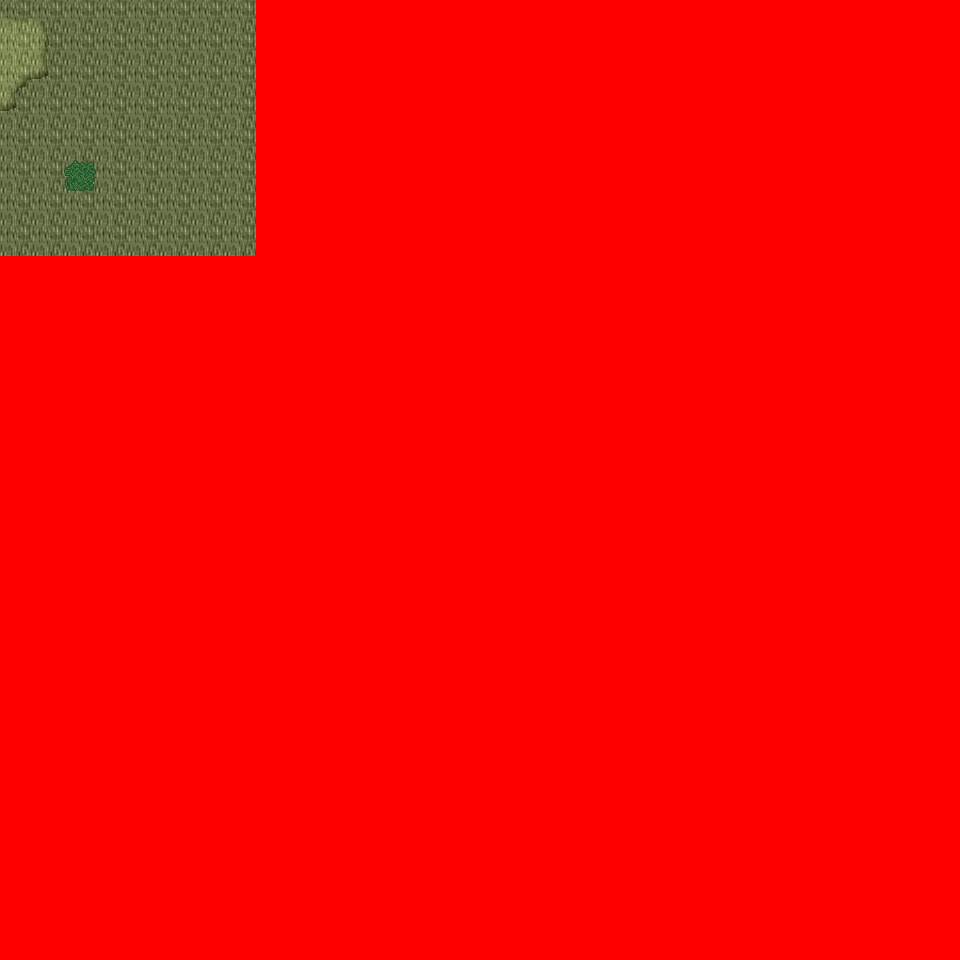

Below is a game level as drawn by its tile map, then a one-line description and the .tmx that defines it (tile-layer data replaced by summaries):
An orthogonal 30x30 tile map with 32x32 px tiles, 6 tile layers (Ground, Object, Object2, Above, ...), 47 tilesets and 2 objects (2x mapchange).

<map version="1.0" orientation="orthogonal" renderorder="right-down" width="30" height="30" tilewidth="32" tileheight="32" nextobjectid="3">
  <tileset firstgid="1" name="tileset_logic_collision" tilewidth="32" tileheight="32" tilecount="1" columns="1">
    <image source="../drawable/tileset_logic_collision.png" width="32" height="32" />
  </tileset>
  <tileset firstgid="2" name="tileset_ground_ground" tilewidth="32" tileheight="32" tilecount="33" columns="3">
    <image source="../drawable/tileset_ground_ground.png" width="96" height="352" />
  </tileset>
  <tileset firstgid="35" name="tileset_building_castle" tilewidth="32" tileheight="32" tilecount="320" columns="20">
    <image source="../drawable/tileset_building_castle.png" width="640" height="512" />
  </tileset>
  <tileset firstgid="355" name="tileset_ground_brown_paving" tilewidth="32" tileheight="32" tilecount="2" columns="2">
    <image source="../drawable/tileset_ground_brown_paving.png" width="64" height="32" />
  </tileset>
  <tileset firstgid="357" name="tileset_ground_water_water_bubbles" tilewidth="32" tileheight="32" tilecount="32" columns="8">
    <image source="../drawable/tileset_ground_water_water_bubbles.png" width="256" height="128" />
  </tileset>
  <tileset firstgid="389" name="tileset_ground_indoor_black_hole" tilewidth="32" tileheight="32" tilecount="12" columns="3">
    <image source="../drawable/tileset_ground_indoor_black_hole.png" width="96" height="128" />
  </tileset>
  <tileset firstgid="401" name="tileset_ground_ridge_earth_dark" tilewidth="32" tileheight="32" tilecount="96" columns="12">
    <image source="../drawable/tileset_ground_ridge_earth_dark.png" width="384" height="256" />
  </tileset>
  <tileset firstgid="497" name="tileset_building_roof_red" tilewidth="32" tileheight="32" tilecount="20" columns="5">
    <image source="../drawable/tileset_building_roof_red.png" width="160" height="128" />
  </tileset>
  <tileset firstgid="517" name="tileset_building_wall_wall_brown" tilewidth="32" tileheight="32" tilecount="12" columns="3">
    <image source="../drawable/tileset_building_wall_wall_brown.png" width="96" height="128" />
  </tileset>
  <tileset firstgid="529" name="tileset_plant_bush_bushes" tilewidth="32" tileheight="32" tilecount="10" columns="5">
    <image source="../drawable/tileset_plant_bush_bushes.png" width="160" height="64" />
  </tileset>
  <tileset firstgid="539" name="tileset_plant_leaves" tilewidth="32" tileheight="32" tilecount="8" columns="4">
    <image source="../drawable/tileset_plant_leaves.png" width="128" height="64" />
  </tileset>
  <tileset firstgid="547" name="tileset_object_well" tilewidth="32" tileheight="32" tilecount="4" columns="2">
    <image source="../drawable/tileset_object_well.png" width="64" height="64" />
  </tileset>
  <tileset firstgid="551" name="tileset_building_wall_wood" tilewidth="32" tileheight="32" tilecount="16" columns="4">
    <image source="../drawable/tileset_building_wall_wood.png" width="128" height="128" />
  </tileset>
  <tileset firstgid="567" name="tileset_ground_earth_edges" tilewidth="32" tileheight="32" tilecount="18" columns="6">
    <image source="../drawable/tileset_ground_earth_edges.png" width="192" height="96" />
  </tileset>
  <tileset firstgid="585" name="tileset_ground_grass_corners" tilewidth="32" tileheight="32" tilecount="24" columns="6">
    <image source="../drawable/tileset_ground_grass_corners.png" width="192" height="128" />
  </tileset>
  <tileset firstgid="609" name="tileset_ground_rock_pebbles" tilewidth="32" tileheight="32" tilecount="3" columns="1">
    <image source="../drawable/tileset_ground_rock_pebbles.png" width="32" height="96" />
  </tileset>
  <tileset firstgid="612" name="tileset_furniture_other_stick" tilewidth="32" tileheight="32" tilecount="2" columns="1">
    <image source="../drawable/tileset_furniture_other_stick.png" width="32" height="64" />
  </tileset>
  <tileset firstgid="614" name="tileset_plant_grasses" tilewidth="32" tileheight="32" tilecount="6" columns="3">
    <image source="../drawable/tileset_plant_grasses.png" width="96" height="64" />
  </tileset>
  <tileset firstgid="620" name="tileset_item_armor_sword_rack" tilewidth="32" tileheight="32" tilecount="4" columns="2">
    <image source="../drawable/tileset_item_armor_sword_rack.png" width="64" height="64" />
  </tileset>
  <tileset firstgid="624" name="tileset_building_roof_yellow" tilewidth="32" tileheight="32" tilecount="20" columns="5">
    <image source="../drawable/tileset_building_roof_yellow.png" width="160" height="128" />
  </tileset>
  <tileset firstgid="644" name="tileset_building_roof_blue" tilewidth="32" tileheight="32" tilecount="20" columns="5">
    <image source="../drawable/tileset_building_roof_blue.png" width="160" height="128" />
  </tileset>
  <tileset firstgid="664" name="tileset_plant_tree_tree_darkgreen" tilewidth="32" tileheight="32" tilecount="88" columns="8">
    <image source="../drawable/tileset_plant_tree_tree_darkgreen.png" width="256" height="352" />
  </tileset>
  <tileset firstgid="752" name="tileset_building_door_door_n" tilewidth="32" tileheight="32" tilecount="6" columns="3">
    <image source="../drawable/tileset_building_door_door_n.png" width="96" height="64" />
  </tileset>
  <tileset firstgid="758" name="tileset_item_pot_dark_barrel" tilewidth="32" tileheight="32" tilecount="2" columns="1">
    <image source="../drawable/tileset_item_pot_dark_barrel.png" width="32" height="64" />
  </tileset>
  <tileset firstgid="760" name="tileset_building_roof_green" tilewidth="32" tileheight="32" tilecount="20" columns="5">
    <image source="../drawable/tileset_building_roof_green.png" width="160" height="128" />
  </tileset>
  <tileset firstgid="780" name="tileset_building_wall_stone" tilewidth="32" tileheight="32" tilecount="12" columns="3">
    <image source="../drawable/tileset_building_wall_stone.png" width="96" height="128" />
  </tileset>
  <tileset firstgid="792" name="tileset_item_statue_metal_and_stone" tilewidth="32" tileheight="32" tilecount="6" columns="3">
    <image source="../drawable/tileset_item_statue_metal_and_stone.png" width="96" height="64" />
  </tileset>
  <tileset firstgid="798" name="tileset_ground_ladder_steps" tilewidth="32" tileheight="32" tilecount="6" columns="3">
    <image source="../drawable/tileset_ground_ladder_steps.png" width="96" height="64" />
  </tileset>
  <tileset firstgid="804" name="tileset_item_armor_armor" tilewidth="32" tileheight="32" tilecount="4" columns="4">
    <image source="../drawable/tileset_item_armor_armor.png" width="128" height="32" />
  </tileset>
  <tileset firstgid="808" name="tileset_ground_ladder_horizontal_dark" tilewidth="32" tileheight="32" tilecount="3" columns="1">
    <image source="../drawable/tileset_ground_ladder_horizontal_dark.png" width="32" height="96" />
  </tileset>
  <tileset firstgid="811" name="tileset_building_door_closed" tilewidth="32" tileheight="32" tilecount="1" columns="1">
    <image source="../drawable/tileset_building_door_closed.png" width="32" height="32" />
  </tileset>
  <tileset firstgid="812" name="tileset_ground_green_paving" tilewidth="32" tileheight="32" tilecount="18" columns="3">
    <image source="../drawable/tileset_ground_green_paving.png" width="96" height="192" />
  </tileset>
  <tileset firstgid="830" name="tileset_ground_earth_edges_yellowgreen" tilewidth="32" tileheight="32" tilecount="15" columns="5">
    <image source="../drawable/tileset_ground_earth_edges_yellowgreen.png" width="160" height="96" />
  </tileset>
  <tileset firstgid="845" name="tileset_ground_grass_2" tilewidth="32" tileheight="32" tilecount="21" columns="3">
    <image source="../drawable/tileset_ground_grass_2.png" width="96" height="224" />
  </tileset>
  <tileset firstgid="866" name="tileset_plant_tree_spruce" tilewidth="32" tileheight="32" tilecount="6" columns="2">
    <image source="../drawable/tileset_plant_tree_spruce.png" width="64" height="96" />
  </tileset>
  <tileset firstgid="872" name="tileset_plant_tree_evergreen" tilewidth="32" tileheight="32" tilecount="36" columns="3">
    <image source="../drawable/tileset_plant_tree_evergreen.png" width="96" height="384" />
  </tileset>
  <tileset firstgid="908" name="tileset_plant_stump_stump_pale_brown" tilewidth="32" tileheight="32" tilecount="4" columns="2">
    <image source="../drawable/tileset_plant_stump_stump_pale_brown.png" width="64" height="64" />
  </tileset>
  <tileset firstgid="912" name="tileset_plant_bush_bricked_bushes" tilewidth="32" tileheight="32" tilecount="6" columns="2">
    <image source="../drawable/tileset_plant_bush_bricked_bushes.png" width="64" height="96" />
  </tileset>
  <tileset firstgid="918" name="tileset_item_statue_wolf_statue" tilewidth="32" tileheight="32" tilecount="6" columns="2">
    <image source="../drawable/tileset_item_statue_wolf_statue.png" width="64" height="96" />
  </tileset>
  <tileset firstgid="924" name="tileset_item_pot_pot_tall" tilewidth="32" tileheight="32" tilecount="2" columns="1">
    <image source="../drawable/tileset_item_pot_pot_tall.png" width="32" height="64" />
  </tileset>
  <tileset firstgid="926" name="tileset_furniture_chair_bench_wooden" tilewidth="32" tileheight="32" tilecount="8" columns="2">
    <image source="../drawable/tileset_furniture_chair_bench_wooden.png" width="64" height="128" />
  </tileset>
  <tileset firstgid="934" name="tileset_item_statue_plants_potted_stone" tilewidth="32" tileheight="32" tilecount="6" columns="3">
    <image source="../drawable/tileset_item_statue_plants_potted_stone.png" width="96" height="64" />
  </tileset>
  <tileset firstgid="940" name="tileset_ground_dry_grass" tilewidth="32" tileheight="32" tilecount="54" columns="9">
    <image source="../drawable/tileset_ground_dry_grass.png" width="288" height="192" />
  </tileset>
  <tileset firstgid="994" name="tileset_furniture_light_dark_torch" tilewidth="32" tileheight="32" tilecount="8" columns="2">
    <image source="../drawable/tileset_furniture_light_dark_torch.png" width="64" height="128" />
  </tileset>
  <tileset firstgid="1002" name="tileset_ground_ladder_vertical_dark" tilewidth="32" tileheight="32" tilecount="3" columns="3">
    <image source="../drawable/tileset_ground_ladder_vertical_dark.png" width="96" height="32" />
  </tileset>
  <tileset firstgid="1005" name="tileset_ground_rock_huge_boulder" tilewidth="32" tileheight="32" tilecount="20" columns="5">
    <image source="../drawable/tileset_ground_rock_huge_boulder.png" width="160" height="128" />
  </tileset>
  <tileset firstgid="1025" name="tileset_object_mine_rails_2" tilewidth="32" tileheight="32" tilecount="64" columns="8">
    <image source="../drawable/tileset_object_mine_rails_2.png" width="256" height="256" />
  </tileset>
  <layer name="Ground" width="30" height="30">
    <data>[900 cells, 218 non-empty, 4 distinct tile ids]</data>
  </layer>
  <layer name="Object" width="30" height="30">
    <data>[900 cells, 27 non-empty, 14 distinct tile ids]</data>
  </layer>
  <layer name="Object2" width="30" height="30">
    <data>[900 cells, 3 non-empty, 3 distinct tile ids]</data>
  </layer>
  <layer name="Above" width="30" height="30">
    <data>[900 cells, 5 non-empty, 5 distinct tile ids]</data>
  </layer>
  <layer name="Above2" width="30" height="30">
    <data>[900 cells, 2 non-empty, 2 distinct tile ids]</data>
  </layer>
  <layer name="Walkable" width="30" height="30">
    <data>[900 cells, 836 non-empty, 1 distinct tile ids]</data>
  </layer>
  <objectgroup name="MapEvents">
    <object id="1" name="north" type="mapchange" x="0" y="0" width="256" height="32">
      <properties>
        <property name="map" value="0_ados_mountain_n2_w2_x4_y3" />
        <property name="place" value="south" />
      </properties>
    </object>
    <object id="2" name="west" type="mapchange" x="0" y="0" width="32" height="256">
      <properties>
        <property name="map" value="0_ados_mountain_n2_w2_x3_y4" />
        <property name="place" value="east" />
      </properties>
    </object>
  </objectgroup>
</map>
